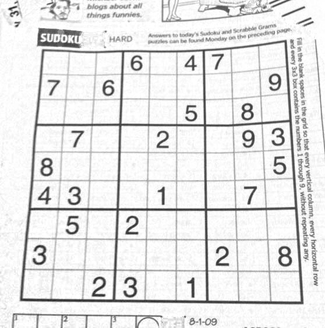
#> input picture hw3/sudoku.png, 325 x 328 px, shrunk from 558 x 563 before the run; the run also reads 2 pictures not shown here
$ jupyter execute --allow-errors hw3.ipynb   (shell and % lines are left out)   (older library calls are emulated)
#> lines starting #> are read from the running program, lines starting #| are printed output that depends on the picture
#> further down, img is the input picture: shape (328, 325) float64; min 0.137, max 1, mean 0.899
### hw3/panorama.py
"""
CS131 - Computer Vision: Foundations and Applications
Assignment 3
Author: Donsuk Lee (donlee90@stanford.edu)
Date created: 09/2017
Last modified: 09/27/2018
Python Version: 3.5+
"""

import numpy as np
from skimage import filters
from skimage.feature import corner_peaks
from skimage.util.shape import view_as_blocks
from scipy.spatial.distance import cdist
from scipy.ndimage.filters import convolve
import random
from utils import pad, unpad, get_output_space, warp_image


def harris_corners(img, window_size=3, k=0.04):
    """
    Compute Harris corner response map. Follow the math equation
    R=Det(M)-k(Trace(M)^2).

    Hint:
        You may use the function scipy.ndimage.filters.convolve,
        which is already imported above.

    Args:
        img: Grayscale image of shape (H, W)
        window_size: size of the window function
        k: sensitivity parameter

    Returns:
        response: Harris response image of shape (H, W)
    """
#> called with window_size = 3, k = 0.04

    H, W = img.shape
    window = np.ones((window_size, window_size))

    response = np.zeros((H, W))

    dx = filters.sobel_v(img)
    dy = filters.sobel_h(img)

    ### YOUR CODE HERE
    dx_squared = dx**2
    dy_squared = dy**2
    dx_dy_multiplied = dx*dy
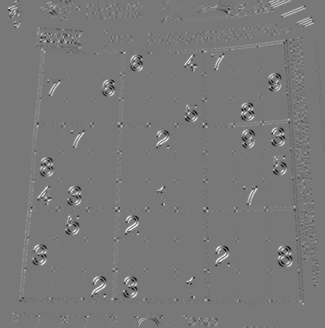
#> dx_dy_multiplied: shape (328, 325) float64; min -0.271, max 0.302, mean 0.00124; drawn with min black and max white
    delta = window_size // 2
    for i in range(delta, H - delta):
        for j in range(delta, W - delta):
            Sxx = np.sum(window*dx_squared[i-delta:i+delta+1, j-delta:j+delta+1])
            Syy = np.sum(window*dy_squared[i-delta:i+delta+1, j-delta:j+delta+1])
            Sxy = np.sum(window*dx_dy_multiplied[i-delta:i+delta+1, j-delta:j+delta+1])

            matrix = np.array([[Sxx, Sxy],
                                [Sxy, Syy]])

            response[i][j] = np.linalg.det(matrix) - (k*((np.trace(matrix))**2))
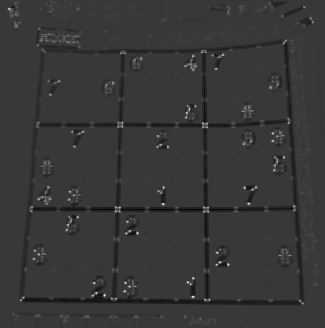
#> response: shape (328, 325) float64; min -0.592, max 2.06, mean -0.0109; drawn with min black and max white
    ### END YOUR CODE

    return response


def simple_descriptor(patch):
    """
    Describe the patch by normalizing the image values into a standard
    normal distribution (having mean of 0 and standard deviation of 1)
    and then flattening into a 1D array.

    The normalization will make the descriptor more robust to change
    in lighting condition.

    Hint:
        If a denominator is zero, divide by 1 instead.

    Args:
        patch: grayscale image patch of shape (H, W)

    Returns:
        feature: 1D array of shape (H * W)
    """
    feature = []
    ### YOUR CODE HERE
    std = np.std(patch)
    std = 1 if std == 0 else std
    feature = ((patch - np.mean(patch)) / std).flatten()
    ### END YOUR CODE
    return feature


def describe_keypoints(image, keypoints, desc_func, patch_size=16):
    """
    Args:
        image: grayscale image of shape (H, W)
        keypoints: 2D array containing a keypoint (y, x) in each row
        desc_func: function that takes in an image patch and outputs
            a 1D feature vector describing the patch
        patch_size: size of a square patch at each keypoint

    Returns:
        desc: array of features describing the keypoints
    """

    image.astype(np.float32)
    desc = []

    for i, kp in enumerate(keypoints):
        y, x = kp
        patch = image[y-(patch_size//2):y+((patch_size+1)//2),
                      x-(patch_size//2):x+((patch_size+1)//2)]
        desc.append(desc_func(patch))
    return np.array(desc)


def match_descriptors(desc1, desc2, threshold=0.5):
    """
    Match the feature descriptors by finding distances between them. A match is formed
    when the distance to the closest vector is much smaller than the distance to the
    second-closest, that is, the ratio of the distances should be smaller
    than the threshold. Return the matches as pairs of vector indices.

    Hint:
        The Numpy functions np.sort, np.argmin, np.asarray might be useful

    Args:
        desc1: an array of shape (M, P) holding descriptors of size P about M keypoints
        desc2: an array of shape (N, P) holding descriptors of size P about N keypoints

    Returns:
        matches: an array of shape (Q, 2) where each row holds the indices of one pair
        of matching descriptors
    """
    matches = []

    N = desc1.shape[0]
    dists = cdist(desc1, desc2)

    ### YOUR CODE HERE
    for descriptor_idx, distance_for_descriptor in enumerate(dists):
        smallest_distance, second_smallest_distance = np.sort(distance_for_descriptor)[0:2]
        idx_mallest_value = np.argmin(distance_for_descriptor)
        ratio = smallest_distance/second_smallest_distance
        if ratio < threshold:
            matches.append([descriptor_idx, idx_mallest_value])
    matches = np.array(matches)
    ### END YOUR CODE

    return matches


def fit_affine_matrix(p1, p2):
    """ Fit affine matrix such that p2 * H = p1

    Hint:
        You can use np.linalg.lstsq function to solve the problem.

    Args:
        p1: an array of shape (M, P)
        p2: an array of shape (M, P)

    Return:
        H: a matrix of shape (P, P) that transform p2 to p1.
    """

    assert (p1.shape[0] == p2.shape[0]),\
        'Different number of points in p1 and p2'
    p1 = pad(p1)
    p2 = pad(p2)

    ### YOUR CODE HERE
    H = np.linalg.lstsq(p2, p1, rcond=None)[0]
    ### END YOUR CODE

    # Sometimes numerical issues cause least-squares to produce the last
    # column which is not exactly [0, 0, 1]
    H[:,2] = np.array([0, 0, 1])
    return H


def ransac(keypoints1, keypoints2, matches, n_iters=200, threshold=20):
    """
    Use RANSAC to find a robust affine transformation

        1. Select random set of matches
        2. Compute affine transformation matrix
        3. Compute inliers
        4. Keep the largest set of inliers
        5. Re-compute least-squares estimate on all of the inliers

    Args:
        keypoints1: M1 x 2 matrix, each row is a point
        keypoints2: M2 x 2 matrix, each row is a point
        matches: N x 2 matrix, each row represents a match
            [index of keypoint1, index of keypoint 2]
        n_iters: the number of iterations RANSAC will run
        threshold: the number of threshold to find inliers

    Returns:
        H: a robust estimation of affine transformation from keypoints2 to
        keypoints 1
    """
    # Copy matches array, to avoid overwriting it
    orig_matches = matches.copy()
    matches = matches.copy()

    N = matches.shape[0]
    print(N)
    n_samples = int(N * 0.2)

    matched1 = pad(keypoints1[matches[:,0]])
    matched2 = pad(keypoints2[matches[:,1]])

    max_inliers = np.zeros(N)
    n_inliers = 0

    # RANSAC iteration start
    ### YOUR CODE HERE
    for i in range(n_iters):
        n_inliers = 0
        current_inliers = np.zeros(N)
        #1. Select random set of matches
        random_indices = random.sample(range(N), n_samples)
        random_matched1 = [matched1[i] for i in random_indices]
        random_matched2 = [matched2[i] for i in random_indices]
        #2. Compute affine transformation matrix
        affine_transformation_matrix = np.linalg.lstsq(random_matched2,random_matched1,rcond=None)[0]
        #3. Compute inliers
        for i in range(len(matched1)):
            if np.sum((matched1[i] - np.matmul(matched2[i],affine_transformation_matrix))**2) < threshold:
                current_inliers[i] = 1
                n_inliers +=1
        #4. Keep the largest set of inliers
        if n_inliers > np.sum(max_inliers):
            max_inliers = np.copy(current_inliers)
            H = affine_transformation_matrix
        #5. Re-compute least-squares estimate on all of the inliers
    max_inliers = max_inliers.astype('uint16')
    ### END YOUR CODE
    print(H)
    return H, orig_matches[max_inliers]


def hog_descriptor(patch, pixels_per_cell=(8,8)):
    """
    Generating hog descriptor by the following steps:

    1. Compute the gradient image in x and y directions (already done for you)
    2. Compute gradient histograms for each cell
    3. Flatten block of histograms into a 1D feature vector
        Here, we treat the entire patch of histograms as our block
    4. Normalize flattened block
        Normalization makes the descriptor more robust to lighting variations

    Args:
        patch: grayscale image patch of shape (H, W)
        pixels_per_cell: size of a cell with shape (M, N)

    Returns:
        block: 1D patch descriptor array of shape ((H*W*n_bins)/(M*N))
    """
    assert (patch.shape[0] % pixels_per_cell[0] == 0),\
                'Heights of patch and cell do not match'
    assert (patch.shape[1] % pixels_per_cell[1] == 0),\
                'Widths of patch and cell do not match'

    n_bins = 9
    degrees_per_bin = 180 // n_bins

    Gx = filters.sobel_v(patch)
    Gy = filters.sobel_h(patch)

    # Unsigned gradients
    G = np.sqrt(Gx**2 + Gy**2)
    theta = (np.arctan2(Gy, Gx) * 180 / np.pi) % 180

    # Group entries of G and theta into cells of shape pixels_per_cell, (M, N)
    #   G_cells.shape = theta_cells.shape = (H//M, W//N)
    #   G_cells[0, 0].shape = theta_cells[0, 0].shape = (M, N)
    G_cells = view_as_blocks(G, block_shape=pixels_per_cell)
    theta_cells = view_as_blocks(theta, block_shape=pixels_per_cell)
    rows = G_cells.shape[0]
    cols = G_cells.shape[1]

    # For each cell, keep track of gradient histrogram of size n_bins
    cells = np.zeros((rows, cols, n_bins))

    # Compute histogram per cell
    ### YOUR CODE HERE
    H, W = patch.shape
    M, N = pixels_per_cell
    for i in range(rows):
        for j in range(cols):
            for m in range(M):
                for n in range(N):
                    distance_to_lower_bin = theta_cells[i, j, m, n] % degrees_per_bin
                    division_ratio = float(distance_to_lower_bin) / degrees_per_bin
                    lower_bin_num = (int((np.trunc(theta_cells[i,j,m,n])/degrees_per_bin)))%n_bins

                    # the angles are circular

                    upper_bin_num = (lower_bin_num+1)%n_bins
                    cells[i,j,upper_bin_num] += (division_ratio*G_cells[i,j,m,n])
                    cells[i,j,lower_bin_num] += ((1-division_ratio)*G_cells[i,j,m,n])
            # Normalize
            cells[i,j] = cells[i,j] / np.linalg.norm(cells[i,j])
    block = cells.flatten()
    ### YOUR CODE HERE

    return block


def linear_blend(img1_warped, img2_warped):
    """
    Linearly blend img1_warped and img2_warped by following the steps:

    1. Define left and right margins (already done for you)
    2. Define a weight matrices for img1_warped and img2_warped
        np.linspace and np.tile functions will be useful
    3. Apply the weight matrices to their corresponding images
    4. Combine the images

    Args:
        img1_warped: Refernce image warped into output space
        img2_warped: Transformed image warped into output space

    Returns:
        merged: Merged image in output space
    """
    out_H, out_W = img1_warped.shape # Height and width of output space
    img1_mask = (img1_warped != 0)  # Mask == 1 inside the image
    img2_mask = (img2_warped != 0)  # Mask == 1 inside the image

    # Find column of middle row where warped image 1 ends
    # This is where to end weight mask for warped image 1
    right_margin = out_W - np.argmax(np.fliplr(img1_mask)[out_H//2, :].reshape(1, out_W), 1)[0]

    # Find column of middle row where warped image 2 starts
    # This is where to start weight mask for warped image 2
    left_margin = np.argmax(img2_mask[out_H//2, :].reshape(1, out_W), 1)[0]

    ### YOUR CODE HERE
    merged = img1_warped + img2_warped
    img1_weight = np.linspace(1,0,right_margin-left_margin+1)
    img2_weight = np.linspace(0,1,right_margin-left_margin+1)
    img1_warped[:,left_margin:right_margin+1] *= img1_weight
    img2_warped[:,left_margin:right_margin+1] *= img2_weight
    merged = img1_warped + img2_warped
    overlap = (img1_mask + img2_mask)
    merged = merged / np.maximum(overlap, 1)
    ### END YOUR CODE

    return merged


# [52 lines left out: function stitch_multiple_images, not called in this run]

### hw3/utils.py
import numpy as np
from scipy.ndimage import affine_transform

# Functions to convert points to homogeneous coordinates and back
pad = lambda x: np.hstack([x, np.ones((x.shape[0], 1))])
unpad = lambda x: x[:,:-1]

def plot_matches(ax, image1, image2, keypoints1, keypoints2, matches,
                 keypoints_color='k', matches_color=None, only_matches=False):
    """Plot matched features.
    Parameters
    ----------
    ax : matplotlib.axes.Axes
        Matches and image are drawn in this ax.
    image1 : (N, M [, 3]) array
        First grayscale or color image.
    image2 : (N, M [, 3]) array
        Second grayscale or color image.
    keypoints1 : (K1, 2) array
        First keypoint coordinates as ``(row, col)``.
    keypoints2 : (K2, 2) array
        Second keypoint coordinates as ``(row, col)``.
    matches : (Q, 2) array
        Indices of corresponding matches in first and second set of
        descriptors, where ``matches[:, 0]`` denote the indices in the first
        and ``matches[:, 1]`` the indices in the second set of descriptors.
    keypoints_color : matplotlib color, optional
        Color for keypoint locations.
    matches_color : matplotlib color, optional
        Color for lines which connect keypoint matches. By default the
        color is chosen randomly.
    only_matches : bool, optional
        Whether to only plot matches and not plot the keypoint locations.
    """

    image1.astype(np.float32)
    image2.astype(np.float32)

    new_shape1 = list(image1.shape)
    new_shape2 = list(image2.shape)

    if image1.shape[0] < image2.shape[0]:
        new_shape1[0] = image2.shape[0]
    elif image1.shape[0] > image2.shape[0]:
        new_shape2[0] = image1.shape[0]

    if image1.shape[1] < image2.shape[1]:
        new_shape1[1] = image2.shape[1]
    elif image1.shape[1] > image2.shape[1]:
        new_shape2[1] = image1.shape[1]

    if new_shape1 != image1.shape:
        new_image1 = np.zeros(new_shape1, dtype=image1.dtype)
        new_image1[:image1.shape[0], :image1.shape[1]] = image1
        image1 = new_image1

    if new_shape2 != image2.shape:
        new_image2 = np.zeros(new_shape2, dtype=image2.dtype)
        new_image2[:image2.shape[0], :image2.shape[1]] = image2
        image2 = new_image2

    image = np.concatenate([image1, image2], axis=1)

    offset = image1.shape

    if not only_matches:
        ax.scatter(keypoints1[:, 1], keypoints1[:, 0],
                   facecolors='none', edgecolors=keypoints_color)
        ax.scatter(keypoints2[:, 1] + offset[1], keypoints2[:, 0],
                   facecolors='none', edgecolors=keypoints_color)

    ax.imshow(image, interpolation='nearest', cmap='gray')
    ax.axis((0, 2 * offset[1], offset[0], 0))

    for i in range(matches.shape[0]):
        idx1 = matches[i, 0]
        idx2 = matches[i, 1]

        if matches_color is None:
            color = np.random.rand(3)
        else:
            color = matches_color

        ax.plot((keypoints1[idx1, 1], keypoints2[idx2, 1] + offset[1]),
                (keypoints1[idx1, 0], keypoints2[idx2, 0]),
'-', color=color)


def get_output_space(img_ref, imgs, transforms):
    """
    Args:
        img_ref: reference image
        imgs: images to be transformed
        transforms: list of affine transformation matrices. transforms[i] maps
            points in imgs[i] to the points in img_ref
    Returns:
        output_shape
    """

    assert (len(imgs) == len(transforms))

    r, c = img_ref.shape
    corners = np.array([[0, 0], [r, 0], [0, c], [r, c]])
    all_corners = [corners]

    for i in range(len(imgs)):
        r, c = imgs[i].shape
        H = transforms[i]
        corners = np.array([[0, 0], [r, 0], [0, c], [r, c]])
        warped_corners = corners.dot(H[:2,:2]) + H[2,:2]
        all_corners.append(warped_corners)

    # Find the extents of both the reference image and the warped
    # target image
    all_corners = np.vstack(all_corners)

    # The overall output shape will be max - min
    corner_min = np.min(all_corners, axis=0)
    corner_max = np.max(all_corners, axis=0)
    output_shape = (corner_max - corner_min)

    # Ensure integer shape with np.ceil and dtype conversion
    output_shape = np.ceil(output_shape).astype(int)
    offset = corner_min

    return output_shape, offset

def warp_image(img, H, output_shape, offset):

    # Note about affine_transfomr function:
    # Given an output image pixel index vector o,
    # the pixel value is determined from the input image at position
    # np.dot(matrix,o) + offset.
    Hinv = np.linalg.inv(H)
    m = Hinv.T[:2,:2]
    b = Hinv.T[:2,2]
    img_warped = affine_transform(img.astype(np.float32),
                                  m, b+offset,
                                  output_shape,
                                  cval=-1)

    return img_warped

### hw3/hw3.ipynb
# Homework 3

This assignment covers the Harris corner detector, RANSAC and the HOG descriptor for panorama stitching.

[cell 1]
from __future__ import print_function

# Setup
import numpy as np
from skimage import filters
from skimage.feature import corner_peaks
from skimage.io import imread
import matplotlib.pyplot as plt
from time import time

plt.rcParams['figure.figsize'] = (15.0, 12.0) # set default size of plots
plt.rcParams['image.interpolation'] = 'nearest'
plt.rcParams['image.cmap'] = 'gray'

# for auto-reloading extenrnal modules

## Introduction: Panorama Stitching
Panorama stitching is an early success of computer vision. Matthew Brown and David G. Lowe published a famous [panoramic image stitching paper](http://matthewalunbrown.com/papers/ijcv2007.pdf) in 2007. Since then, automatic panorama stitching technology has been widely adopted in many applications such as Google Street View, panorama photos on smartphones,
and stitching software such as Photosynth and AutoStitch.

In this assignment, we will detect and match keypoints from multiple images to build a single panoramic image. This will involve several tasks:
1. Use Harris corner detector to find keypoints.
2. Build a descriptor to describe each point in an image. <br>
   Compare two sets of descriptors coming from two different images and find matching keypoints.
3. Given a list of matching keypoints, use least-squares method to find the affine transformation matrix that maps points in one image to another.
4. Use RANSAC to give a more robust estimate of affine transformation matrix. <br>
   Given the transformation matrix, use it to transform the second image and overlay it on the first image, forming a panorama.
5. Implement a different descriptor (HOG descriptor) and get another stitching result.

## Part 1 Harris Corner Detector (20 points)

In this section, you are going to implement Harris corner detector for keypoint localization. Review the lecture slides on Harris corner detector to understand how it works. The Harris detection algorithm can be divide into the following steps:
1. Compute $x$ and $y$ derivatives ($I_x, I_y$) of an image
2. Compute products of derivatives ($I_x^2, I_y^2, I_{xy}$) at each pixel
3. Compute matrix $M$ at each pixel, where
$$
M = \sum_{x,y} w(x,y)
    \begin{bmatrix}
        I_{x}^2 & I_{x}I_{y} \\
        I_{x}I_{y} & I_{y}^2
    \end{bmatrix}
$$
4. Compute corner response $R=Det(M)-k(Trace(M)^2)$ at each pixel
5. Output corner response map $R(x,y)$

Step 1 is already done for you in the function **`harris_corners`** in `panorama.py`. Complete the function implementation and run the code below.

*-Hint: You may use the function `scipy.ndimage.filters.convolve`, which is already imported in `panoramy.py`*

[cell 2]
from panorama import harris_corners

img = imread('sudoku.png', as_gray=True)

# Compute Harris corner response
response = harris_corners(img)

# Display corner response
plt.subplot(1,2,1)
plt.imshow(response)
plt.axis('off')
plt.title('Harris Corner Response')

plt.subplot(1,2,2)
plt.imshow(imread('solution_harris.png', as_gray=True))
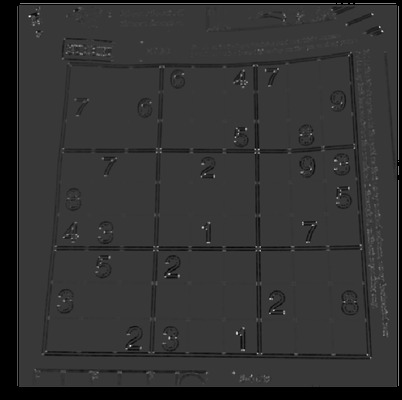
#> input picture hw3/solution_harris.png, 402 x 400 px, shrunk from 690 x 687 before the run
plt.axis('off')
plt.title('Harris Corner Solution')

plt.show()

Once you implement the Harris detector correctly, you will be able to see small bright blobs around the corners of the sudoku grids and letters in the output corner response image. The function `corner_peaks` from `skimage.feature` performs non-maximum suppression to take local maxima of the response map and localize keypoints.

[cell 3]
# Perform non-maximum suppression in response map
# and output corner coordiantes
corners = corner_peaks(response, threshold_rel=0.01)
#> corners = 1037 pairs, first value 1 to 326, second value 9 to 317

# Display detected corners
plt.imshow(img)
plt.scatter(corners[:,1], corners[:,0], marker='x')
plt.axis('off')
plt.title('Detected Corners')
plt.show()
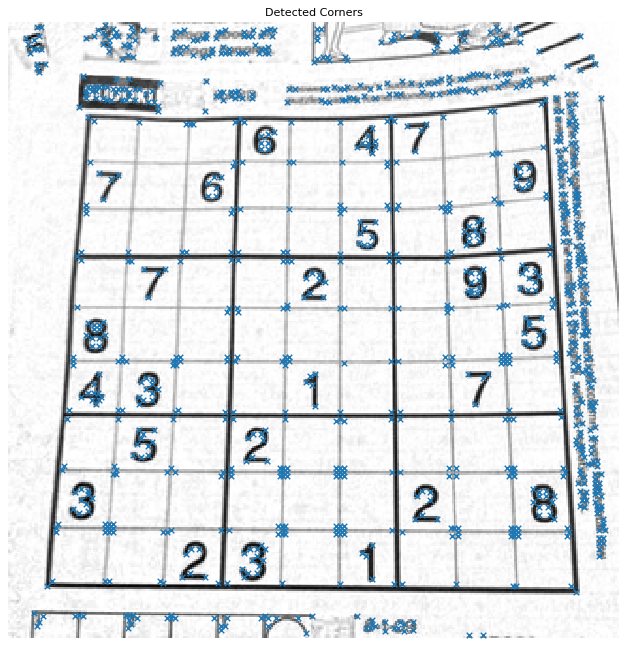
#> figure drawn by matplotlib, 1 panel

## Part 2 Describing and Matching Keypoints (20 points)

We are now able to localize keypoints in two images by running the Harris corner detector independently on them. Next question is, how do we determine which pair of keypoints come from corresponding locations in those two images? In order to *match* the detected keypoints, we must come up with a way to *describe* the keypoints based on their local appearance. Generally, each region around detected keypoint locations is converted into  a fixed-size vectors called *descriptors*.

### Part 2.1 Creating Descriptors (10 points)

In this section, you are going to implement the **`simple_descriptor`** function, where each keypoint is described by the normalized intensity of a small patch around it.

[cell 4]
from panorama import harris_corners

img1 = imread('uttower1.jpg', as_gray=True)
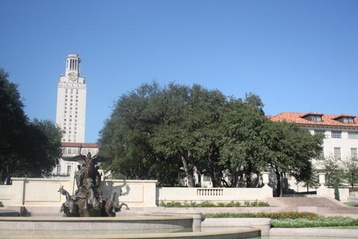
#> input picture hw3/uttower1.jpg, 358 x 239 px, shrunk from 615 x 410 before the run
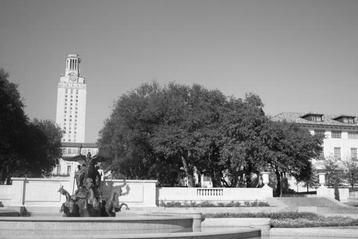
#> img1: shape (239, 358) float64; min 0.00364, max 0.999, mean 0.539
img2 = imread('uttower2.jpg', as_gray=True)
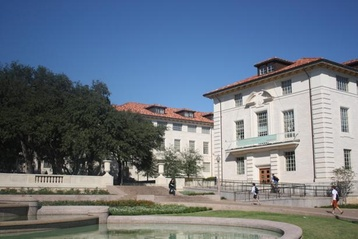
#> input picture hw3/uttower2.jpg, 358 x 239 px, shrunk from 615 x 410 before the run
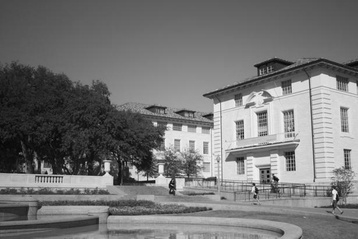
#> img2: shape (239, 358) float64; min 0.0117, max 0.969, mean 0.461

# Detect keypoints in two images
keypoints1 = corner_peaks(harris_corners(img1, window_size=3),
                          threshold_rel=0.05,
                          exclude_border=8)
#> call 2 of harris_corners, with window_size = 3, k = 0.04
#> in harris_corners (call 2), `dy_squared = dy**2`:
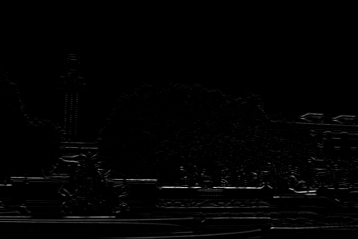
#> dy_squared: shape (239, 358) float64; min 0, max 0.842, mean 0.0116
#> in harris_corners (call 2), `dx_dy_multiplied = dx*dy`:
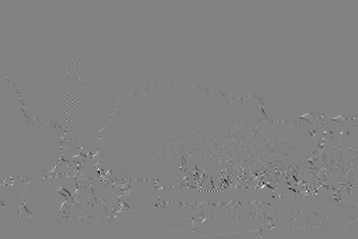
#> dx_dy_multiplied: shape (239, 358) float64; min -0.333, max 0.318, mean -0.000263; drawn with min black and max white
#> (the rest of the program and of its run is left out)
